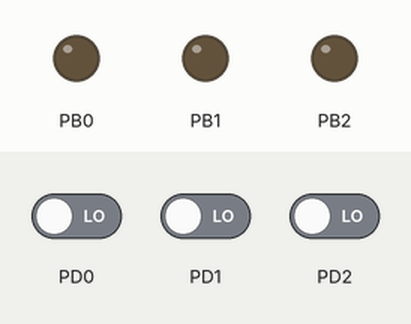
Recording of a program running on a simulated ATmega1281, built with avr-gcc and emulated at 1 MHz. Parts: output pins drawn as LEDs (lit = HIGH). Dashed ring = blinking. The test bench sets the inputs (shaded band); at power-on: PD0 LOW, PD1 LOW, PD2 LOW.

Above: at 1.2 s.
1.3 s: PD0 driven HIGH
At 1.5 s:
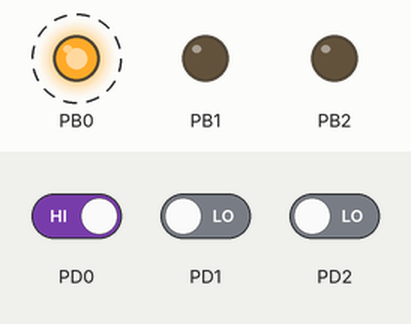
At 4.2 s:
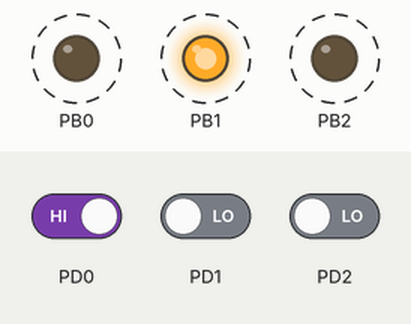
4.3 s: PD1 driven HIGH
7.3 s: PD2 driven HIGH
At 7.4 s:
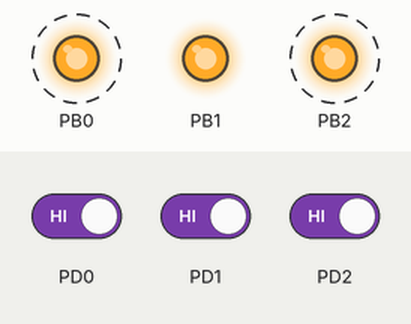
Timing chart, 0 to 16.3 s (numbered marks = the images above; inputs shaded):
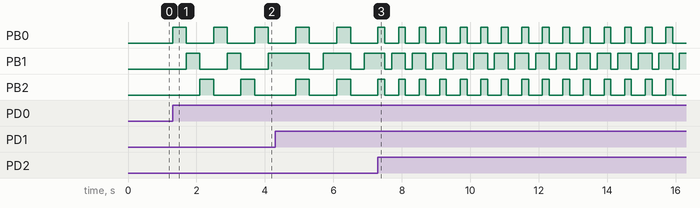

Measured:
- after the input at 1.3 s, PB0: alternates HIGH for 0.40 s and LOW for 0.80 s, starting at once; PB1: alternates HIGH for 0.40 s and LOW for 0.80 s, starting after 0.40 s; PB2: alternates HIGH for 0.40 s and LOW for 0.80 s, starting after 0.80 s
- after the input at 7.3 s, PB0, PB2: alternates HIGH for 0.20 s and LOW for 0.40 s, starting after 0.20 s; PB1: alternates HIGH for 0.40 s and LOW for 0.20 s, starting after 0.20 s

The program:

main.c
```c
#define F_CPU 1000000UL

#include <avr/io.h>
#include <stdbool.h>
#include <stdio.h>
#include <avr/interrupt.h>
#include <util/delay.h>

void nextValue(int* mode);
void result(int* mode, int* step);
void light(bool* on, int* mode, int* step, int* speed);
void Delay(int* speed);

bool on = false;

int mode = 1;
int step = 1;
int speed = 1;

int main(void)
{
	DDRD = 0;
	DDRB = 0b00000111;
	EICRA = 0b00111111;
	EIMSK = 0b00000111;

	sei();

	while (1)
	{
		light(&on, &mode, &step, &speed);
	}

}

ISR(INT0_vect)
{
	on = !on;
}

ISR(INT1_vect)
{
	nextValue(&mode);
}

ISR(INT2_vect)
{
	nextValue(&speed);
}

void light(bool* on, int* mode, int* step, int* speed)
{
	if (*on)
	{
		result(mode, step);
		Delay(speed);
		nextValue(step);
	}
	else
	{
		PORTB = 0;
	}
}

void Delay(int* speed)
{
	if((*speed) == 1)
	{
		_delay_ms(400);
	}
	else if((*speed)==2)
	{
		_delay_ms(200);
	}
	else if((*speed)==3)
	{
		_delay_ms(100);
	}
}


void nextValue(int* mode)
{
	(*mode) = (*mode) + 1;
	if ((*mode) == 4)
	{
		(*mode) = 1;
	}
}

void result(int* mode, int* step)
{
	if ((*mode) == 1)
	{
		if ((*step) == 1)
		{
			PORTB = 0b00000001;
		}
		else if ((*step) == 2)
		{
			PORTB = 0b00000010;
		}
		else if ((*step) == 3)
		{
			PORTB = 0b00000100;
		}
	}
	else if ((*mode) == 2)
	{
		if ((*step) == 1)
		{
			PORTB = 0b00000111;
		}
		else if ((*step) == 2)
		{
			PORTB = 0b00000000;
		}
		else if ((*step) == 3)
		{
			PORTB = 0b00000010;
		}
	}
	else if ((*mode) == 3)
	{
		if ((*step) == 1)
		{
			PORTB = 0b00000111;
		}
		else if ((*step) == 2)
		{
			PORTB = 0b00000111;
		}
		else if ((*step) == 3)
		{
			PORTB = 0b00000111;
		}
	}
}
```
